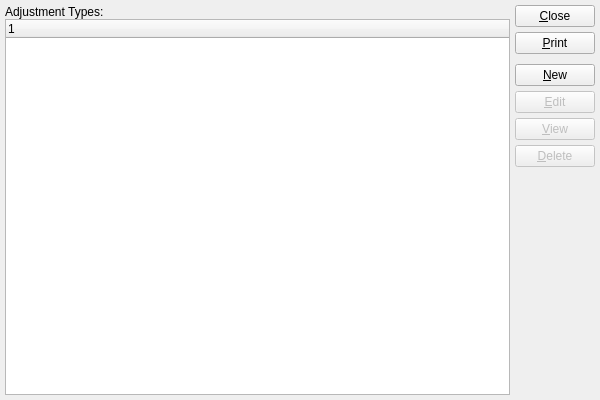
<?xml version="1.0" encoding="UTF-8"?>
<ui version="4.0">
 <comment>This file is part of the xTuple ERP: PostBooks Edition, a free and
open source Enterprise Resource Planning software suite,
Copyright (c) 1999-2011 by OpenMFG LLC, d/b/a xTuple.
It is licensed to you under the Common Public Attribution License
version 1.0, the full text of which (including xTuple-specific Exhibits)
is available at www.xtuple.com/CPAL.  By using this software, you agree
to be bound by its terms.</comment>
 <class>bankAdjustmentTypes</class>
 <widget class="QWidget" name="bankAdjustmentTypes">
  <property name="geometry">
   <rect>
    <x>0</x>
    <y>0</y>
    <width>600</width>
    <height>400</height>
   </rect>
  </property>
  <property name="windowTitle">
   <string>List Adjustment Types</string>
  </property>
  <layout class="QGridLayout" name="gridLayout">
   <item row="0" column="0">
    <layout class="QVBoxLayout">
     <property name="spacing">
      <number>0</number>
     </property>
     <item>
      <widget class="QLabel" name="_bankadjtypeLit">
       <property name="text">
        <string>Adjustment Types:</string>
       </property>
      </widget>
     </item>
     <item>
      <widget class="XTreeWidget" name="_bankadjtype"/>
     </item>
    </layout>
   </item>
   <item row="0" column="1">
    <layout class="QVBoxLayout" name="verticalLayout">
     <item>
      <widget class="QPushButton" name="_close">
       <property name="text">
        <string>&amp;Close</string>
       </property>
      </widget>
     </item>
     <item>
      <widget class="QPushButton" name="_print">
       <property name="text">
        <string>&amp;Print</string>
       </property>
      </widget>
     </item>
     <item>
      <spacer name="verticalSpacer">
       <property name="orientation">
        <enum>Qt::Vertical</enum>
       </property>
       <property name="sizeType">
        <enum>QSizePolicy::Preferred</enum>
       </property>
       <property name="sizeHint" stdset="0">
        <size>
         <width>20</width>
         <height>5</height>
        </size>
       </property>
      </spacer>
     </item>
     <item>
      <widget class="QPushButton" name="_new">
       <property name="text">
        <string>&amp;New</string>
       </property>
      </widget>
     </item>
     <item>
      <widget class="QPushButton" name="_edit">
       <property name="enabled">
        <bool>false</bool>
       </property>
       <property name="text">
        <string>&amp;Edit</string>
       </property>
      </widget>
     </item>
     <item>
      <widget class="QPushButton" name="_view">
       <property name="enabled">
        <bool>false</bool>
       </property>
       <property name="text">
        <string>&amp;View</string>
       </property>
      </widget>
     </item>
     <item>
      <widget class="QPushButton" name="_delete">
       <property name="enabled">
        <bool>false</bool>
       </property>
       <property name="text">
        <string>&amp;Delete</string>
       </property>
      </widget>
     </item>
     <item>
      <spacer name="Spacer34">
       <property name="orientation">
        <enum>Qt::Vertical</enum>
       </property>
       <property name="sizeType">
        <enum>QSizePolicy::Expanding</enum>
       </property>
       <property name="sizeHint" stdset="0">
        <size>
         <width>20</width>
         <height>20</height>
        </size>
       </property>
      </spacer>
     </item>
    </layout>
   </item>
  </layout>
 </widget>
 <layoutdefault spacing="5" margin="5"/>
 <pixmapfunction>qPixmapFromMimeSource</pixmapfunction>
 <customwidgets>
  <customwidget>
   <class>XTreeWidget</class>
   <extends>QTreeWidget</extends>
   <header>xtreewidget.h</header>
  </customwidget>
 </customwidgets>
 <tabstops>
  <tabstop>_bankadjtype</tabstop>
  <tabstop>_new</tabstop>
  <tabstop>_edit</tabstop>
  <tabstop>_view</tabstop>
  <tabstop>_delete</tabstop>
  <tabstop>_print</tabstop>
  <tabstop>_close</tabstop>
 </tabstops>
 <resources/>
 <connections>
  <connection>
   <sender>_bankadjtype</sender>
   <signal>valid(bool)</signal>
   <receiver>_view</receiver>
   <slot>setEnabled(bool)</slot>
   <hints>
    <hint type="sourcelabel">
     <x>20</x>
     <y>20</y>
    </hint>
    <hint type="destinationlabel">
     <x>20</x>
     <y>20</y>
    </hint>
   </hints>
  </connection>
  <connection>
   <sender>_close</sender>
   <signal>clicked()</signal>
   <receiver>bankAdjustmentTypes</receiver>
   <slot>close()</slot>
   <hints>
    <hint type="sourcelabel">
     <x>20</x>
     <y>20</y>
    </hint>
    <hint type="destinationlabel">
     <x>20</x>
     <y>20</y>
    </hint>
   </hints>
  </connection>
 </connections>
</ui>
